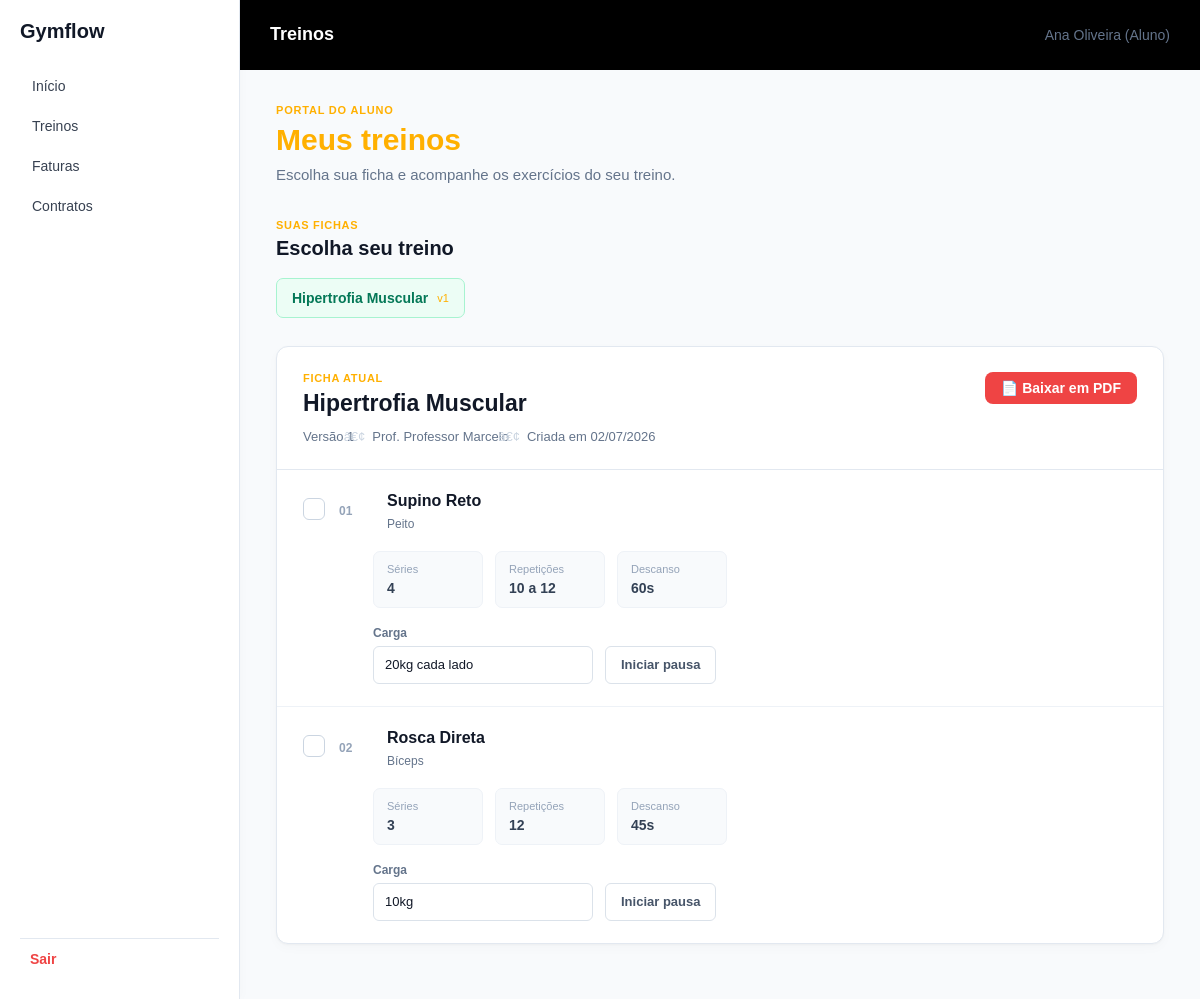
The page /app/controllers/PortalAlunoController.php?acao=treinos (signed in) on the database its author committed.
### tables this page shows
CREATE TABLE fichas_treino (
    id INT AUTO_INCREMENT PRIMARY KEY,
    aluno_id INT NOT NULL,
    professor_id INT NOT NULL,
    objetivo VARCHAR(50) NOT NULL,
    criada_em TIMESTAMP DEFAULT CURRENT_TIMESTAMP,
    versao INT NOT NULL DEFAULT 1,
    FOREIGN KEY (aluno_id) REFERENCES alunos(id) ON DELETE CASCADE,
    FOREIGN KEY (professor_id) REFERENCES users(id) ON DELETE RESTRICT
);

CREATE TABLE users (
    id INT AUTO_INCREMENT PRIMARY KEY,
    company_id INT NOT NULL,
    name VARCHAR(100) NOT NULL,
    email VARCHAR(100) NOT NULL UNIQUE,
    password VARCHAR(255) NOT NULL,
    role VARCHAR(30) NOT NULL,
    aluno_id INT DEFAULT NULL,
    remember_token VARCHAR(100) DEFAULT NULL,
    reset_token VARCHAR(64) DEFAULT NULL,
    reset_token_expires_at DATETIME DEFAULT NULL,
    FOREIGN KEY (company_id) REFERENCES companies(id) ON DELETE CASCADE
);

CREATE TABLE ficha_itens (
    id INT AUTO_INCREMENT PRIMARY KEY,
    ficha_id INT NOT NULL,
    exercicio_id INT NOT NULL,
    ordem INT NOT NULL DEFAULT 0,
    series INT NOT NULL CHECK (series > 0),
    repeticoes VARCHAR(30) NOT NULL,
    carga VARCHAR(20),
    intervalo VARCHAR(20),
    FOREIGN KEY (ficha_id) REFERENCES fichas_treino(id) ON DELETE CASCADE,
    FOREIGN KEY (exercicio_id) REFERENCES exercicios(id) ON DELETE RESTRICT
);

CREATE TABLE exercicios (
    id INT AUTO_INCREMENT PRIMARY KEY,
    company_id INT NOT NULL,
    nome VARCHAR(100) NOT NULL,
    grupo VARCHAR(30) NOT NULL,
    midia TEXT,
    tipo_midia VARCHAR(10) NOT NULL DEFAULT 'imagem',
    ativo BOOLEAN NOT NULL DEFAULT TRUE,
    FOREIGN KEY (company_id) REFERENCES companies(id) ON DELETE CASCADE
);

### app/models/Treino.php (called while the page is built, shortened)
<?php
require_once __DIR__ . '/Database.php';
$operacao = $operacao ?? '';
if ($operacao === 'listar_fichas_aluno') {
    $stmt_fichas = $pdo->prepare(
        "SELECT ft.id, ft.objetivo, ft.versao, ft.criada_em, u.name AS nome_professor
         FROM fichas_treino ft
         JOIN users u ON ft.professor_id = u.id
         WHERE ft.aluno_id = :aluno_id
         ORDER BY ft.criada_em DESC"
    );
    $stmt_fichas->execute([':aluno_id' => $aluno_id]);
    $fichas = $stmt_fichas->fetchAll();
}
 elseif ($operacao === 'buscar_itens_ficha') {
    $stmt_itens = $pdo->prepare("
        SELECT
            fi.ordem,
            fi.series,
            fi.repeticoes,
            fi.carga,
            fi.intervalo,
            e.nome AS nome_exercicio,
            e.grupo
        FROM ficha_itens fi
        JOIN exercicios e
            ON fi.exercicio_id = e.id
        JOIN fichas_treino ft
            ON ft.id = fi.ficha_id
        WHERE fi.ficha_id = :ficha_id
          AND ft.aluno_id = :aluno_id
        ORDER BY fi.ordem ASC
    ");
    $stmt_itens->execute([
        ':ficha_id' => $ficha_id,
        ':aluno_id' => $aluno_id
    ]);
    $itens = $stmt_itens->fetchAll();
}

### app/views/portal_aluno/treinos.php (the view, shortened to what this page needs)
<?php
include __DIR__ . '/../shared/header.php';
include __DIR__ . '/../shared/sidebar.php';
?>
<link
    rel="stylesheet"
    href="<?= BASE_URL ?>/assets/css/treinos.css?v=<?= time() ?>">
<main class="treinos-page">
    <header class="treinos-header">
        <span class="portal-eyebrow">
            PORTAL DO ALUNO
        </span>
        <h1>
            Meus treinos
        </h1>
        <p>
            Escolha sua ficha e acompanhe os exercícios do seu treino.
        </p>
    </header>
    <?php if (empty($fichas)): ?>
        <!-- =========================================
             SEM FICHAS
             ========================================= -->
        <section class="treinos-empty">
            <div class="empty-icon">
                +
            </div>
            <h2>
                Nenhuma ficha de treino
            </h2>
            <p>
                Você ainda não possui nenhuma ficha de treino cadastrada.
            </p>
            <span>
                Solicite ao seu professor para criar uma ficha personalizada
                para você.
            </span>
        </section>
    <?php else: ?>
        <section class="fichas-section">
            <div class="section-title">
                <span class="section-label">
                    SUAS FICHAS
                </span>
                <h2>
                    Escolha seu treino
                </h2>
            </div>
            <nav class="fichas-nav">
                <?php foreach ($fichas as $ficha): ?>
                    <a
                        class="ficha-tab <?= (
                                                $ficha_id_selecionada == $ficha['id']
                                            ) ? 'ativo' : ''; ?>"
                        href="<?= BASE_URL ?>/app/controllers/PortalAlunoController.php?acao=treinos&ficha=<?= (int)$ficha['id']; ?>">
                        <span class="ficha-tab-titulo">
                            <?= htmlspecialchars(
                                $ficha['objetivo'] ?? 'Treino'
                            ); ?>
                        </span>
                        <span class="ficha-tab-versao">
                            v<?= htmlspecialchars(
                                    $ficha['versao'] ?? '1'
                                ); ?>
                        </span>
                    </a>
                <?php endforeach; ?>
            </nav>
        </section>
        <?php if ($ficha_atual): ?>
            <section class="ficha-container">
                <header class="ficha-header">
                    <div class="ficha-header-info">
                        <span class="section-label">
                            FICHA ATUAL
                        </span>
                        <h2>
                            <?= htmlspecialchars(
                                $ficha_atual['objetivo'] ?? 'Treino'
                            ); ?>
                        </h2>
                        <div class="ficha-meta">
                            <span>
                                Versão
                                <?= htmlspecialchars(
                                    $ficha_atual['versao'] ?? '1'
                                ); ?>
                            </span>
                            <span>
                                Prof.
                                <?= htmlspecialchars(
                                    $ficha_atual['nome_professor'] ?? 'Não informado'
                                ); ?>
                            </span>
                            <span>
                                Criada em
                                <?= !empty($ficha_atual['criada_em'])
                                    ? date(
                                        'd/m/Y',
                                        strtotime($ficha_atual['criada_em'])
                                    )
                                    : 'Não informado';
                                ?>
                            </span>
                        </div>
                    </div>
                    <div class="ficha-header-acoes">
                        <button class="btn-pdf" onclick="baixarPdfTreinos()">
                            📄 Baixar em PDF
                        </button>
                    </div>
                </header>
                <?php if (empty($itens)): ?>
                    <div class="exercicios-empty">
                        <h3>
                            Nenhum exercício cadastrado
                        </h3>
                        <p>
                            Esta ficha ainda não possui exercícios cadastrados.
                        </p>
                    </div>
                <?php else: ?>
                    <div class="exercicios-list">
                        <?php foreach ($itens as $index => $item): ?>
                            <article class="exercicio-card">
                                <div class="exercicio-top">
                                    <label class="exercicio-check">
                                        <span class="checkmark"></span>
                                    </label>
                                    <div class="exercicio-numero">
                                        <?= str_pad(
                                            $index + 1,
                                            2,
                                            '0',
                                            STR_PAD_LEFT
                                        ); ?>
                                    </div>
                                    <div class="exercicio-info">
                                        <h3>
                                            <?= htmlspecialchars(
                                                $item['nome_exercicio'] ?? 'Exercício'
                                            ); ?>
                                        </h3>
                                        <span class="grupo-muscular">
                                            <?= htmlspecialchars(
                                                $item['grupo'] ?? 'Grupo não informado'
                                            ); ?>
                                        </span>
                                    </div>
                                </div>
                                <div class="exercicio-dados">
                                    <div class="dado">
                                        <span>
                                            Séries
                                        </span>
                                        <strong>
                                            <?= htmlspecialchars(
                                                $item['series'] ?? '0'
                                            ); ?>
                                        </strong>
                                    </div>
                                    <div class="dado">
                                        <span>
                                            Repetições
                                        </span>
                                        <strong>
                                            <?= htmlspecialchars(
                                                $item['repeticoes'] ?? '—'
                                            ); ?>
                                        </strong>
                                    </div>
                                    <?php if (!empty($item['intervalo'])): ?>
                                        <div class="dado">
                                            <span>
                                                Descanso
                                            </span>
                                            <strong>
                                                <?= htmlspecialchars(
                                                    $item['intervalo']
                                                ); ?>
                                            </strong>
                                        </div>
                                    <?php endif; ?>
                                </div>
                                <div class="exercicio-acoes">
                                    <div class="carga-container">
                                        <label>
                                            Carga
                                        </label>
                                        <input
                                            type="text"
                                            value="<?= htmlspecialchars(
                                                        $item['carga'] ?? ''
                                                    ); ?>"
                                            placeholder="Ex.: 20 kg">
                                    </div>
                                    <button
                                        type="button"
                                        class="btn-pausa">
                                        Iniciar pausa
                                    </button>
                                </div>
                            </article>
                        <?php endforeach; ?>
                    </div>
                <?php endif; ?>
            </section>
        <?php endif; ?>
    <?php endif; ?>
</main>
<?php include __DIR__ . '/../shared/footer.php'; ?>

### rows shown on the page
fichas_treino: objetivo "Hipertrofia Muscular", versao "1", professor.name "Professor Marcelo", criada_em "02/07/2026"
ficha_itens: index "01", exercicio.nome "Supino Reto", exercicio.grupo "Peito", series "4", repeticoes "10 a 12", intervalo "60s", carga "20kg cada lado"
ficha_itens: index "02", exercicio.nome "Rosca Direta", exercicio.grupo "Bíceps", series "3", repeticoes "12", intervalo "45s", carga "10kg"

### other values the page prints
$titulo "Treinos"
$usuario "Ana Oliveira"
$role "Aluno"
$nomePainel "Gymflow"
